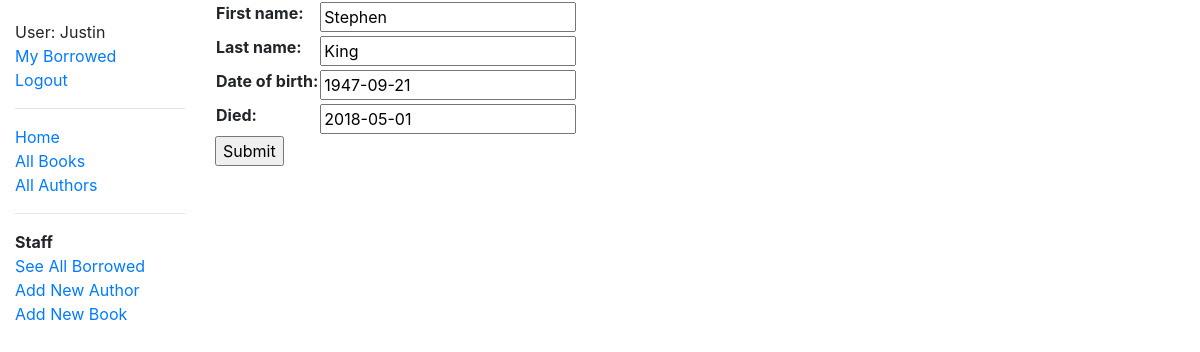
The page /catalog/author/8/update/ (signed in) on the database its author committed.
### catalog/models.py (models this page shows, shortened)
class Author(models.Model):
	first_name = models.CharField(max_length=100)
	last_name = models.CharField(max_length=100)
	date_of_birth = models.DateField(null=True, blank=True)
	date_of_death = models.DateField('Died', null=True, blank=True)
	class Meta:
		ordering = ['last_name', 'first_name']
		permissions = (("can_create_author", "Can Create Author"),)

### catalog/views.py (the view)
# urls.py: path('author/<int:pk>/update/', views.AuthorUpdate.as_view(), name='author_update'),
class AuthorUpdate(LoginRequiredMixin, PermissionRequiredMixin, UpdateView):
	permission_required = 'catalog.can_mark_returned'
	model = Author
	fields = ['first_name', 'last_name', 'date_of_birth', 'date_of_death']

### catalog/templates/catalog/author_form.html (shortened to what this page needs)
{% extends "base_generic.html" %}
{% block content %}
  <form action="" method="post">
    <table>
    {{ form.as_table }}
    </table>
    <input type="submit" value="Submit">
  </form>
{% endblock %}

### catalog/templates/base_generic.html (shortened to what this page needs)
<!DOCTYPE html>
<html lang="en">
<head>
	<link rel="stylesheet" href="https://stackpath.bootstrapcdn.com/bootstrap/4.1.3/css/bootstrap.min.css">
  {% load static %}
  <link rel="stylesheet" href="{% static 'css/style.css' %}">
</head>
<body>
	<div class="container-fluid">
		<div class="row">
			<div class = "col-sm-2">
			{% block sidebar %}
				<ul class="sidebar-nav">
					{% if user.is_authenticated %}
						<li>User: {{ user.get_username }}</li>
						<li><a href="{% url 'my-borrowed' %}">My Borrowed</a></li>
						<li><a href="{% url 'logout'%}?next={{request.path}}">Logout</a></li>
					{% else %}
						<li><a href="{% url 'login'%}?next={{request.path}}">Login</a></li>
					{% endif %}
					<hr/>
					<li><a href="{% url 'index'  %}">Home</a></li>
					<li><a href="{% url  'books' %}">All Books</a></li>
					<li><a href="{% url 'authors' %}">All Authors</a></li>
					<hr/>
					{% if perms.catalog.can_mark_returned %}
					<strong>Staff</strong>
					<li><a href="{% url 'all-borrowed' %}">See All Borrowed</a></li>
					<li><a href="{% url 'author_create' %}">Add New Author</a></li>
					<li><a href="{% url 'book_create' %}">Add New Book</a></li>
					{% endif %}
				</ul>
			{% endblock  %}
			</div>
			<div class="col-sm-10">{% block content  %}{% endblock  %}
			</div>
		</div>
	</div>
</body>
</html>

### catalog/static/css/style.css (style rules this page uses)
.sidebar-nav { margin-top: 20px; padding: 0; list-style: none; }

### rows shown on the page
Author: first_name "Stephen", last_name "King", date_of_birth "1947-09-21", date_of_death "2018-05-01"

### other values the page prints
{{ user.get_username }} "Justin"
